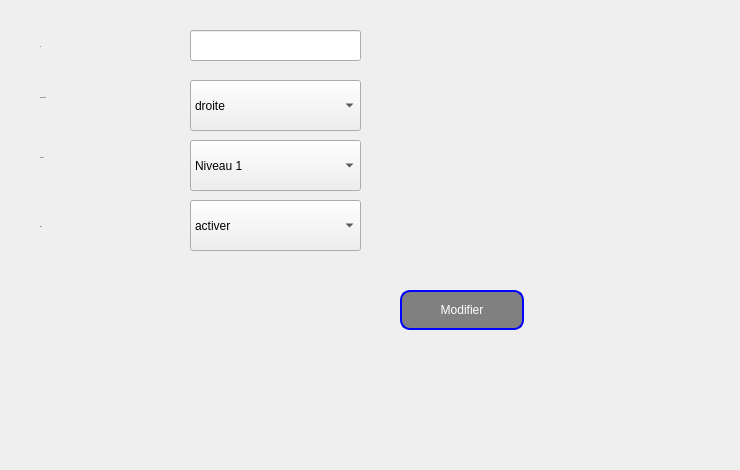
     <widget class="QWidget" name="tab_28">
      <attribute name="title">
       <string>Modifier</string>
      </attribute>
      <widget class="QPushButton" name="Button_modifier3">
       <property name="geometry">
        <rect>
         <x>400</x>
         <y>290</y>
         <width>124</width>
         <height>40</height>
        </rect>
       </property>
       <property name="styleSheet">
        <string notr="true">QPushButton {
color: white;
  background: gray;

border-width: 2px;
border-color: blue;
border-style: solid;
border-radius: 10;
padding: 3px;
font-size: 12px;
padding-left: 5px;
padding-right: 5px;
min-width: 110px;
max-width: 110px;
min-height: 30px;
max-height: 30px;
}</string>
       </property>
       <property name="text">
        <string>Modifier</string>
       </property>
       <property name="iconSize">
        <size>
         <width>25</width>
         <height>25</height>
        </size>
       </property>
      </widget>
      <widget class="QLineEdit" name="lineEdit_id3_2">
       <property name="geometry">
        <rect>
         <x>190</x>
         <y>30</y>
         <width>171</width>
         <height>31</height>
        </rect>
       </property>
       <property name="styleSheet">
        <string notr="true">QLineEdit
{
    border-color: blue

    
}

</string>
       </property>
      </widget>
      <widget class="QLabel" name="label_32">
       <property name="geometry">
        <rect>
         <x>40</x>
         <y>220</y>
         <width>47</width>
         <height>13</height>
        </rect>
       </property>
       <property name="font">
        <font>
         <pointsize>-1</pointsize>
        </font>
       </property>
       <property name="text">
        <string>Etat</string>
       </property>
      </widget>
      <widget class="QComboBox" name="comboBox_22">
       <property name="geometry">
        <rect>
         <x>190</x>
         <y>80</y>
         <width>171</width>
         <height>51</height>
        </rect>
       </property>
       <item>
        <property name="text">
         <string>droite</string>
        </property>
       </item>
       <item>
        <property name="text">
         <string>milieu</string>
        </property>
       </item>
       <item>
        <property name="text">
         <string>gauche</string>
        </property>
       </item>
      </widget>
      <widget class="QLabel" name="label_37">
       <property name="geometry">
        <rect>
         <x>40</x>
         <y>40</y>
         <width>47</width>
         <height>13</height>
        </rect>
       </property>
       <property name="font">
        <font>
         <pointsize>-1</pointsize>
        </font>
       </property>
       <property name="text">
        <string>ID</string>
       </property>
      </widget>
      <widget class="QComboBox" name="comboBox_23">
       <property name="geometry">
        <rect>
         <x>190</x>
         <y>200</y>
         <width>171</width>
         <height>51</height>
        </rect>
       </property>
       <item>
        <property name="text">
         <string>activer</string>
        </property>
       </item>
       <item>
        <property name="text">
         <string>desactiver</string>
        </property>
       </item>
      </widget>
      <widget class="QComboBox" name="comboBox_24">
       <property name="geometry">
        <rect>
         <x>190</x>
         <y>140</y>
         <width>171</width>
         <height>51</height>
        </rect>
       </property>
       <item>
        <property name="text">
         <string>Niveau 1</string>
        </property>
       </item>
       <item>
        <property name="text">
         <string>Niveau 2</string>
        </property>
       </item>
       <item>
        <property name="text">
         <string>Niveau 3</string>
        </property>
       </item>
      </widget>
      <widget class="QLabel" name="label_38">
       <property name="geometry">
        <rect>
         <x>40</x>
         <y>150</y>
         <width>111</width>
         <height>16</height>
        </rect>
       </property>
       <property name="font">
        <font>
         <pointsize>-1</pointsize>
        </font>
       </property>
       <property name="text">
        <string>Intensité</string>
       </property>
      </widget>
      <widget class="QLabel" name="label_39">
       <property name="geometry">
        <rect>
         <x>40</x>
         <y>90</y>
         <width>121</width>
         <height>16</height>
        </rect>
       </property>
       <property name="font">
        <font>
         <pointsize>-1</pointsize>
        </font>
       </property>
       <property name="text">
        <string>Emplacement</string>
       </property>
      </widget>
      <widget class="QLabel" name="label_149">
       <property name="geometry">
        <rect>
         <x>0</x>
         <y>0</y>
         <width>731</width>
         <height>461</height>
        </rect>
       </property>
       <property name="text">
        <string/>
       </property>
       <property name="pixmap">
        <pixmap>../../Desktop/qt/ok.jpg</pixmap>
       </property>
       <property name="scaledContents">
        <bool>true</bool>
       </property>
      </widget>
      <zorder>label_149</zorder>
      <zorder>Button_modifier3</zorder>
      <zorder>lineEdit_id3_2</zorder>
      <zorder>label_32</zorder>
      <zorder>comboBox_22</zorder>
      <zorder>label_37</zorder>
      <zorder>comboBox_23</zorder>
      <zorder>comboBox_24</zorder>
      <zorder>label_38</zorder>
      <zorder>label_39</zorder>
     </widget>
